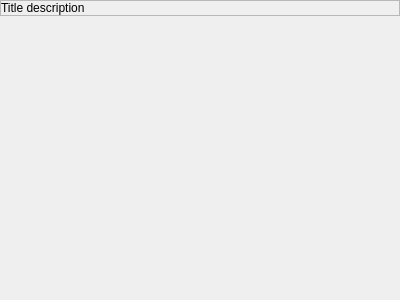
<?xml version="1.0" encoding="UTF-8"?>
<ui version="4.0">
 <class>SetupWizard</class>
 <widget class="QWidget" name="SetupWizard">
  <property name="geometry">
   <rect>
    <x>0</x>
    <y>0</y>
    <width>400</width>
    <height>300</height>
   </rect>
  </property>
  <layout class="QVBoxLayout" name="verticalLayout">
   <property name="margin">
    <number>0</number>
   </property>
   <item>
    <widget class="QFrame" name="frame">
     <property name="frameShape">
      <enum>QFrame::StyledPanel</enum>
     </property>
     <property name="frameShadow">
      <enum>QFrame::Sunken</enum>
     </property>
     <layout class="QHBoxLayout" name="horizontalLayout">
      <property name="spacing">
       <number>0</number>
      </property>
      <property name="margin">
       <number>0</number>
      </property>
      <item>
       <widget class="QFrame" name="backgroundFrame">
        <property name="autoFillBackground">
         <bool>true</bool>
        </property>
        <layout class="QHBoxLayout" name="horizontalLayout_2">
         <property name="spacing">
          <number>0</number>
         </property>
         <property name="margin">
          <number>0</number>
         </property>
         <item>
          <widget class="QLabel" name="titleL">
           <property name="text">
            <string notr="true">Title description</string>
           </property>
           <property name="wordWrap">
            <bool>true</bool>
           </property>
           <property name="margin">
            <number>5</number>
           </property>
          </widget>
         </item>
        </layout>
       </widget>
      </item>
     </layout>
    </widget>
   </item>
   <item>
    <widget class="QStackedWidget" name="stackedWidget"/>
   </item>
  </layout>
 </widget>
 <resources/>
 <connections/>
</ui>
